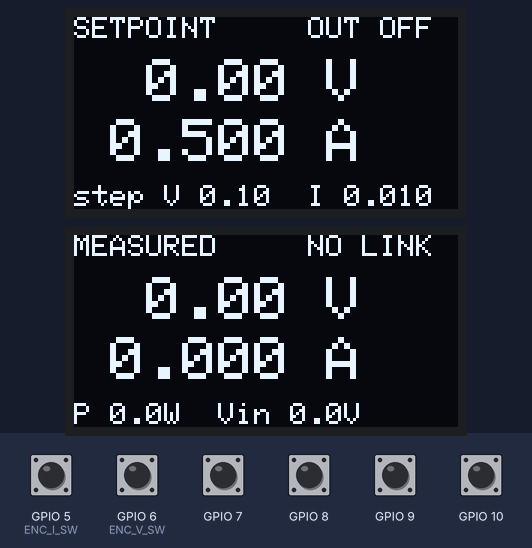
Bench run of a sketch on a simulated ESP32-S3. Parts: 2 × 128×64 one-colour display. The inputs (shaded band) are chosen by the test bench; at power-on: GPIO 5 (ENC_I_SW), GPIO 6 (ENC_V_SW), GPIO 7–10 HIGH. What the sketch prints to the serial monitor is not drawn.

Above: at 1.3 s.
1.4 s: GPIO 5 (ENC_I_SW) pulled LOW for 0.15 s
At 2.5 s:
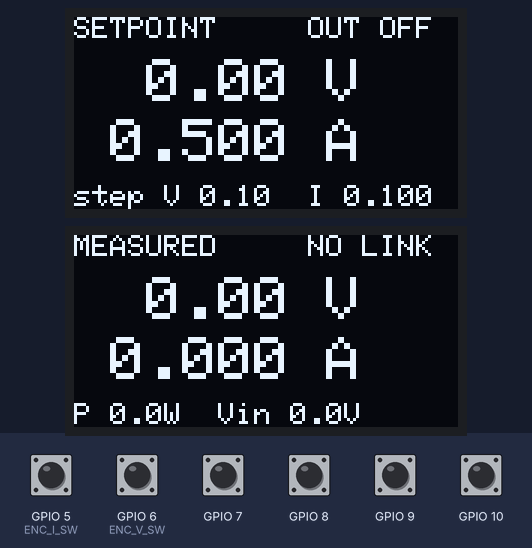
3.1 s: GPIO 6 (ENC_V_SW) pulled LOW for 0.15 s
At 3.7 s:
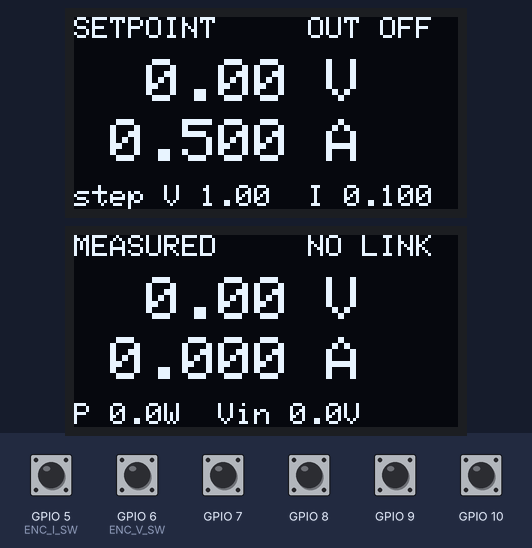
4.8 s: GPIO 5 (ENC_I_SW) pulled LOW for 0.15 s
At 6.2 s:
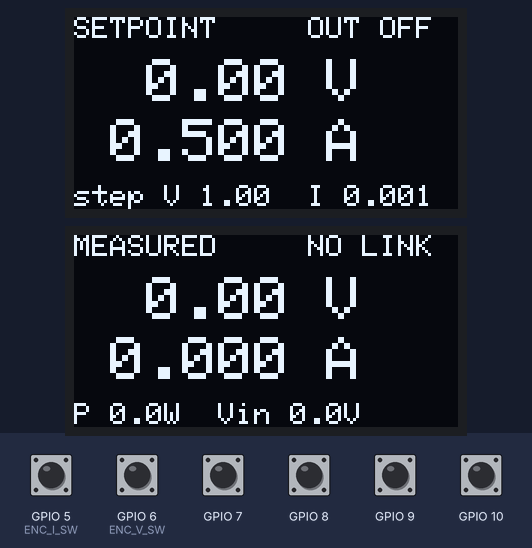
6.5 s: GPIO 6 (ENC_V_SW) pulled LOW for 0.15 s
At 7.6 s:
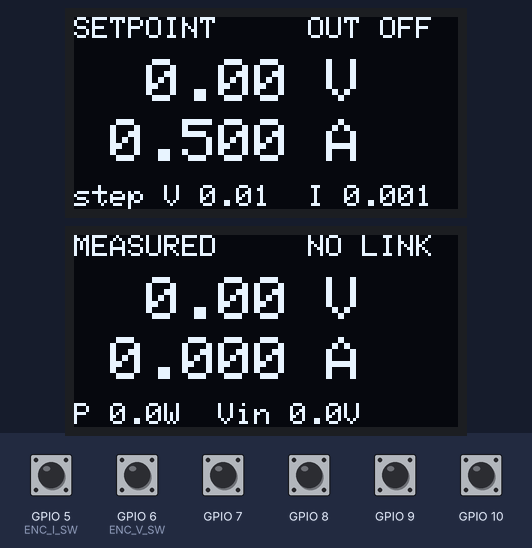
Timing chart, 0 to 9.2 s (numbered marks = the images above; inputs shaded):
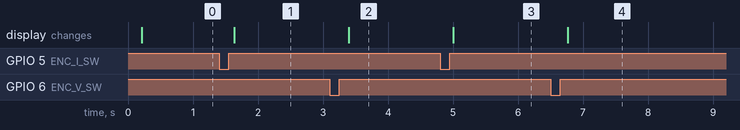

The sketch:

Bench_PSU.ino
```cpp
#include <Arduino.h>
#include <Wire.h>
#include <Adafruit_GFX.h>
#include <Adafruit_SSD1306.h>

static const uint8_t ENC_V_CLK = 10, ENC_V_DT = 8, ENC_V_SW = 6;
static const uint8_t ENC_I_CLK = 9, ENC_I_DT = 7, ENC_I_SW = 5;
static const uint8_t DPS_RX_PIN = 44;
static const uint8_t DPS_TX_PIN = 43;
static const uint8_t I2C_SDA_PIN = 11;
static const uint8_t I2C_SCL_PIN = 12;

static const bool ENC_V_INVERT = false;
static const bool ENC_I_INVERT = false;

static const uint8_t  DPS_ADDR = 1;
static const uint32_t DPS_BAUD = 9600;

static const uint16_t REG_USET   = 0x0000;
static const uint16_t REG_ISET   = 0x0001;
static const uint16_t REG_UOUT   = 0x0002;
static const uint16_t REG_IOUT   = 0x0003;
static const uint16_t REG_UIN    = 0x0005;
static const uint16_t REG_PROT   = 0x0007;
static const uint16_t REG_CVCC   = 0x0008;
static const uint16_t REG_ONOFF  = 0x0009;
static const uint16_t REG_COUNT  = 10;
static const float    V_SCALE = 100.0f;
static const float    I_SCALE = 1000.0f;

static const float V_MAX_CFG    = 23.0f;
static const float I_MAX_CFG    = 5.0f;
static const float VIN_HEADROOM = 1.5f;

static const float V_STEPS[] = {0.01f, 0.1f, 1.0f};
static const float I_STEPS[] = {0.001f, 0.01f, 0.1f};

#define USE_DISPLAY2 1
static const uint8_t OLED1_ADDR = 0x3C;
static const uint8_t OLED2_ADDR = 0x3D;

static const uint32_t POLL_MS       = 250;
static const uint32_t DRAW_MS       = 100;
static const uint32_t WRITE_GAP_MS  = 40;
static const uint32_t SYNC_HOLD_MS  = 600;
static const uint32_t LONG_PRESS_MS = 800;

#define dpsSerial Serial1
static Adafruit_SSD1306 oled1(128, 64, &Wire, -1);
#if USE_DISPLAY2
static Adafruit_SSD1306 oled2(128, 64, &Wire, -1);
#endif
static bool oled1Ok = false, oled2Ok = false;

struct DpsState {
  float uset = 0, iset = 0, uout = 0, iout = 0, uin = 0;
  bool cc = false, on = false, linkOk = false;
  uint8_t prot = 0;
};
static DpsState dps;

struct Encoder {
  uint8_t pinA, pinB;
  bool invert;
  volatile uint8_t state;
  volatile int32_t acc;
};

enum BtnEvent { BTN_NONE, BTN_SHORT, BTN_LONG };

struct Button {
  uint8_t pin;
  bool down;
  bool longFired;
  uint32_t tChange, tPress;
};

static float targetV = 0.0f, targetI = 0.5f;
static bool dirtyV = false, dirtyI = false;
static uint32_t lastEditMs = 0, lastWriteMs = 0, lastPollMs = 0, lastDrawMs = 0;
static uint8_t stepIdxV = 1, stepIdxI = 1;

static uint16_t crc16(const uint8_t* d, size_t n) {
  uint16_t crc = 0xFFFF;
  for (size_t i = 0; i < n; i++) {
    crc ^= d[i];
    for (int b = 0; b < 8; b++) crc = (crc & 1) ? (crc >> 1) ^ 0xA001 : (crc >> 1);
  }
  return crc;
}

static bool txrx(const uint8_t* req, size_t reqLen, uint8_t* resp, size_t respLen) {
  while (dpsSerial.available()) dpsSerial.read();
  dpsSerial.write(req, reqLen);
  dpsSerial.flush();
  size_t n = 0;
  uint32_t t0 = millis();
  while (n < respLen && millis() - t0 < 100) {
    if (dpsSerial.available()) resp[n++] = (uint8_t)dpsSerial.read();
    else delay(1);
  }
  return n == respLen;
}

static bool readRegs(uint16_t start, uint16_t count, uint16_t* out) {
  if (count == 0 || count > 16) return false;
  uint8_t req[8] = {DPS_ADDR, 0x03, (uint8_t)(start >> 8), (uint8_t)(start & 0xFF),
                    (uint8_t)(count >> 8), (uint8_t)(count & 0xFF), 0, 0};
  uint16_t c = crc16(req, 6);
  req[6] = c & 0xFF;
  req[7] = c >> 8;

  uint8_t resp[5 + 2 * 16];
  size_t rl = 5 + 2 * (size_t)count;
  if (!txrx(req, 8, resp, rl)) return false;
  if (resp[0] != DPS_ADDR || resp[1] != 0x03 || resp[2] != 2 * count) return false;
  uint16_t rc = crc16(resp, rl - 2);
  if (resp[rl - 2] != (rc & 0xFF) || resp[rl - 1] != (rc >> 8)) return false;
  for (uint16_t i = 0; i < count; i++) out[i] = ((uint16_t)resp[3 + 2 * i] << 8) | resp[4 + 2 * i];
  return true;
}

static bool writeReg(uint16_t reg, uint16_t val) {
  uint8_t req[8] = {DPS_ADDR, 0x06, (uint8_t)(reg >> 8), (uint8_t)(reg & 0xFF),
                    (uint8_t)(val >> 8), (uint8_t)(val & 0xFF), 0, 0};
  uint16_t c = crc16(req, 6);
  req[6] = c & 0xFF;
  req[7] = c >> 8;
  uint8_t resp[8];
  if (!txrx(req, 8, resp, 8)) return false;
  return memcmp(req, resp, 8) == 0;
}

static bool pollDps() {
  uint16_t r[REG_COUNT];
  if (!readRegs(REG_USET, REG_COUNT, r)) {
    dps.linkOk = false;
    return false;
  }
  dps.uset = r[REG_USET] / V_SCALE;
  dps.iset = r[REG_ISET] / I_SCALE;
  dps.uout = r[REG_UOUT] / V_SCALE;
  dps.iout = r[REG_IOUT] / I_SCALE;
  dps.uin  = r[REG_UIN]  / V_SCALE;
  dps.prot = (uint8_t)r[REG_PROT];
  dps.cc   = (r[REG_CVCC] == 1);
  dps.on   = (r[REG_ONOFF] == 1);
  dps.linkOk = true;
  return true;
}

DRAM_ATTR static const int8_t ENC_TABLE[16] = {0, -1, 1, 0, 1, 0, 0, -1, -1, 0, 0, 1, 0, 1, -1, 0};

static Encoder encV = {ENC_V_CLK, ENC_V_DT, ENC_V_INVERT, 0, 0};
static Encoder encI = {ENC_I_CLK, ENC_I_DT, ENC_I_INVERT, 0, 0};
static portMUX_TYPE encMux = portMUX_INITIALIZER_UNLOCKED;

static void IRAM_ATTR encIsr(void* arg) {
  Encoder* e = (Encoder*)arg;
  uint8_t s = (uint8_t)((digitalRead(e->pinA) << 1) | digitalRead(e->pinB));
  e->state = ((e->state << 2) | s) & 0x0F;
  e->acc = e->acc + ENC_TABLE[e->state];
}

static int32_t takeDetents(Encoder& e) {
  portENTER_CRITICAL(&encMux);
  int32_t a = e.acc;
  int32_t d = a / 4;
  e.acc = a - d * 4;
  portEXIT_CRITICAL(&encMux);
  return e.invert ? -d : d;
}

static void encBegin(Encoder& e) {
  pinMode(e.pinA, INPUT_PULLUP);
  pinMode(e.pinB, INPUT_PULLUP);
  e.state = (uint8_t)((digitalRead(e.pinA) << 1) | digitalRead(e.pinB));
  attachInterruptArg(digitalPinToInterrupt(e.pinA), encIsr, &e, CHANGE);
  attachInterruptArg(digitalPinToInterrupt(e.pinB), encIsr, &e, CHANGE);
}

static Button btnV = {ENC_V_SW, false, false, 0, 0};
static Button btnI = {ENC_I_SW, false, false, 0, 0};

static BtnEvent pollButton(Button& b) {
  uint32_t now = millis();
  bool pressed = (digitalRead(b.pin) == LOW);
  if (pressed != b.down && now - b.tChange > 25) {
    b.tChange = now;
    b.down = pressed;
    if (pressed) {
      b.tPress = now;
      b.longFired = false;
    } else if (!b.longFired) {
      return BTN_SHORT;
    }
  }
  if (b.down && !b.longFired && now - b.tPress > LONG_PRESS_MS) {
    b.longFired = true;
    return BTN_LONG;
  }
  return BTN_NONE;
}

static float effectiveVmax() {
  float vmax = V_MAX_CFG;
  if (dps.linkOk && dps.uin > 1.0f) {
    float lim = dps.uin - VIN_HEADROOM;
    if (lim < vmax) vmax = lim;
  }
  return vmax < 0 ? 0 : vmax;
}

static float clampf(float v, float lo, float hi) {
  return v < lo ? lo : (v > hi ? hi : v);
}

static void setOutput(bool on) {
  if (writeReg(REG_ONOFF, on ? 1 : 0)) dps.on = on;
}

static void handleInputs() {
  int32_t dv = takeDetents(encV);
  if (dv != 0) {
    targetV = clampf(targetV + dv * V_STEPS[stepIdxV], 0.0f, effectiveVmax());
    dirtyV = true;
    lastEditMs = millis();
  }
  int32_t di = takeDetents(encI);
  if (di != 0) {
    targetI = clampf(targetI + di * I_STEPS[stepIdxI], 0.0f, I_MAX_CFG);
    dirtyI = true;
    lastEditMs = millis();
  }

  BtnEvent ev = pollButton(btnV);
  if (ev == BTN_SHORT) stepIdxV = (stepIdxV + 1) % (sizeof(V_STEPS) / sizeof(V_STEPS[0]));
  if (ev == BTN_LONG) setOutput(!dps.on);

  ev = pollButton(btnI);
  if (ev == BTN_SHORT) stepIdxI = (stepIdxI + 1) % (sizeof(I_STEPS) / sizeof(I_STEPS[0]));
  if (ev == BTN_LONG) setOutput(false);
}

static void sendPending() {
  if (millis() - lastWriteMs < WRITE_GAP_MS) return;
  if (dirtyV) {
    if (writeReg(REG_USET, (uint16_t)lroundf(targetV * V_SCALE))) dirtyV = false;
    lastWriteMs = millis();
    return;
  }
  if (dirtyI) {
    if (writeReg(REG_ISET, (uint16_t)lroundf(targetI * I_SCALE))) dirtyI = false;
    lastWriteMs = millis();
  }
}

static void syncFromDps() {

  if (!dps.linkOk || dirtyV || dirtyI) return;
  if (millis() - lastEditMs < SYNC_HOLD_MS) return;
  targetV = dps.uset;
  targetI = dps.iset;
}

static void drawSetpoint() {
  if (!oled1Ok) return;
  char buf[28];
  oled1.clearDisplay();
  oled1.setTextColor(SSD1306_WHITE);
  oled1.setTextSize(1);
  oled1.setCursor(0, 0);
  oled1.print("SETPOINT");
  oled1.setCursor(78, 0);
  oled1.print(dps.on ? "OUT ON" : "OUT OFF");
  oled1.setTextSize(2);
  snprintf(buf, sizeof(buf), "%6.2f V", targetV);
  oled1.setCursor(0, 14);
  oled1.print(buf);
  snprintf(buf, sizeof(buf), "%6.3f A", targetI);
  oled1.setCursor(0, 34);
  oled1.print(buf);
  oled1.setTextSize(1);
  snprintf(buf, sizeof(buf), "step V %.2f  I %.3f", V_STEPS[stepIdxV], I_STEPS[stepIdxI]);
  oled1.setCursor(0, 56);
  oled1.print(buf);
  oled1.display();
}

#if USE_DISPLAY2
static void drawMeasured() {
  if (!oled2Ok) return;
  char buf[28];
  oled2.clearDisplay();
  oled2.setTextColor(SSD1306_WHITE);
  oled2.setTextSize(1);
  oled2.setCursor(0, 0);
  oled2.print("MEASURED");
  oled2.setCursor(78, 0);
  oled2.print(!dps.linkOk ? "NO LINK" : (dps.cc ? "CC" : "CV"));
  oled2.setTextSize(2);
  snprintf(buf, sizeof(buf), "%6.2f V", dps.uout);
  oled2.setCursor(0, 14);
  oled2.print(buf);
  snprintf(buf, sizeof(buf), "%6.3f A", dps.iout);
  oled2.setCursor(0, 34);
  oled2.print(buf);
  oled2.setTextSize(1);
  oled2.setCursor(0, 56);
  if (dps.linkOk && dps.prot != 0) {
    const char* names[] = {"", "OVP", "OCP", "OPP"};
    snprintf(buf, sizeof(buf), "PROTEZIONE: %s", dps.prot <= 3 ? names[dps.prot] : "?");
  } else {
    snprintf(buf, sizeof(buf), "P %.1fW  Vin %.1fV", dps.uout * dps.iout, dps.uin);
  }
  oled2.print(buf);
  oled2.display();
}
#endif

void setup() {
  Serial.begin(115200);

  pinMode(ENC_V_SW, INPUT_PULLUP);
  pinMode(ENC_I_SW, INPUT_PULLUP);
  encBegin(encV);
  encBegin(encI);

  dpsSerial.begin(DPS_BAUD, SERIAL_8N1, DPS_RX_PIN, DPS_TX_PIN);

  Wire.begin(I2C_SDA_PIN, I2C_SCL_PIN);
  Wire.setClock(400000);
  oled1Ok = oled1.begin(SSD1306_SWITCHCAPVCC, OLED1_ADDR);
#if USE_DISPLAY2
  oled2Ok = oled2.begin(SSD1306_SWITCHCAPVCC, OLED2_ADDR);
#endif
  Serial.printf("OLED1=%d OLED2=%d\n", oled1Ok, oled2Ok);

  if (pollDps()) {
    targetV = dps.uset;
    targetI = dps.iset;
  }
  Serial.printf("DPS link: %s\n", dps.linkOk ? "OK" : "NO");
}

void loop() {
  uint32_t now = millis();

  handleInputs();
  sendPending();

  if (now - lastPollMs >= POLL_MS) {
    lastPollMs = now;
    pollDps();
    syncFromDps();
  }

  if (now - lastDrawMs >= DRAW_MS) {
    lastDrawMs = now;
    drawSetpoint();
#if USE_DISPLAY2
    drawMeasured();
#endif
  }
}
```

Measured:
- after the input at 1.4 s, the display: changes after 0.24 s (image 1)
- after the input at 3.1 s, the display: changes after 0.30 s (image 2)
- after the input at 4.8 s, the display: changes after 0.21 s (image 3)
- after the input at 6.5 s, the display: changes after 0.27 s (image 4)
